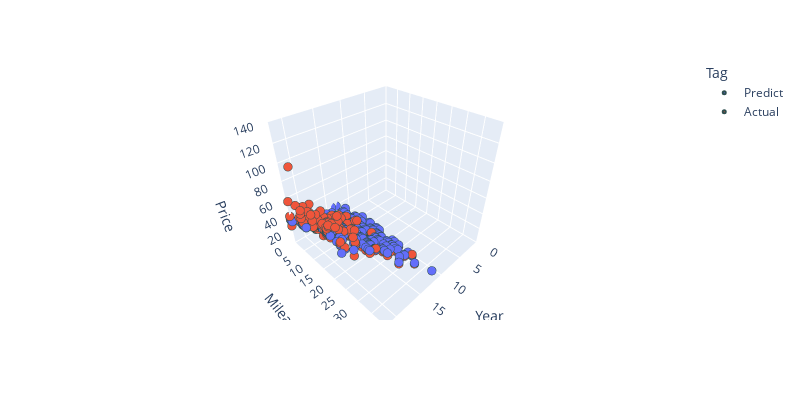

Source (notebook cell):
### Code cell
fig = px.scatter_3d(dft, x='Year', y='Mileage', z='Price', color='Tag', width=800, height=400)
fig.update_layout(
    scene = dict(
        xaxis = dict(range=[0,22],),
        yaxis = dict(range=[0,40],),
        zaxis = dict(range=[0,140],),
    )
)
fig.update_traces(marker=dict(size=3,
                              line=dict(width=2,
                                        color='DarkSlateGrey')),selector=dict(mode='markers'))
fig.layout.scene.aspectratio = {'x':1, 'y':1, 'z':1}

fig.show()

### Figure 1 — Plotly figure (JSON) as saved in the notebook; plotly's stock layout.template omitted (floating-point values rounded to 4 significant figures; data arrays with more than 128 entries replaced by an {"elided": "..."} marker saying what was removed)
{"data": [{"hovertemplate": "Tag=Predict<br>Year=%{x}<br>Mileage=%{y}<br>Price=%{z}<extra></extra>", "legendgroup": "Predict", "marker": {"color": "#636efa", "line": {"color": "DarkSlateGrey", "width": 2}, "size": 3, "symbol": "circle"}, "mode": "markers", "name": "Predict", "scene": "scene", "showlegend": true, "type": "scatter3d", "x": {"elided": "279 int values"}, "y": {"elided": "279 float values"}, "z": {"elided": "279 float values"}}, {"hovertemplate": "Tag=Actual<br>Year=%{x}<br>Mileage=%{y}<br>Price=%{z}<extra></extra>", "legendgroup": "Actual", "marker": {"color": "#EF553B", "line": {"color": "DarkSlateGrey", "width": 2}, "size": 3, "symbol": "circle"}, "mode": "markers", "name": "Actual", "scene": "scene", "showlegend": true, "type": "scatter3d", "x": {"elided": "279 int values"}, "y": {"elided": "279 float values"}, "z": {"elided": "279 float values"}}], "layout": {"height": 400, "legend": {"title": {"text": "Tag"}, "tracegroupgap": 0}, "margin": {"t": 60}, "scene": {"aspectratio": {"x": 1, "y": 1, "z": 1}, "domain": {"x": [0, 1], "y": [0, 1]}, "xaxis": {"range": [0, 22], "title": {"text": "Year"}}, "yaxis": {"range": [0, 40], "title": {"text": "Mileage"}}, "zaxis": {"range": [0, 140], "title": {"text": "Price"}}}, "width": 800}}
